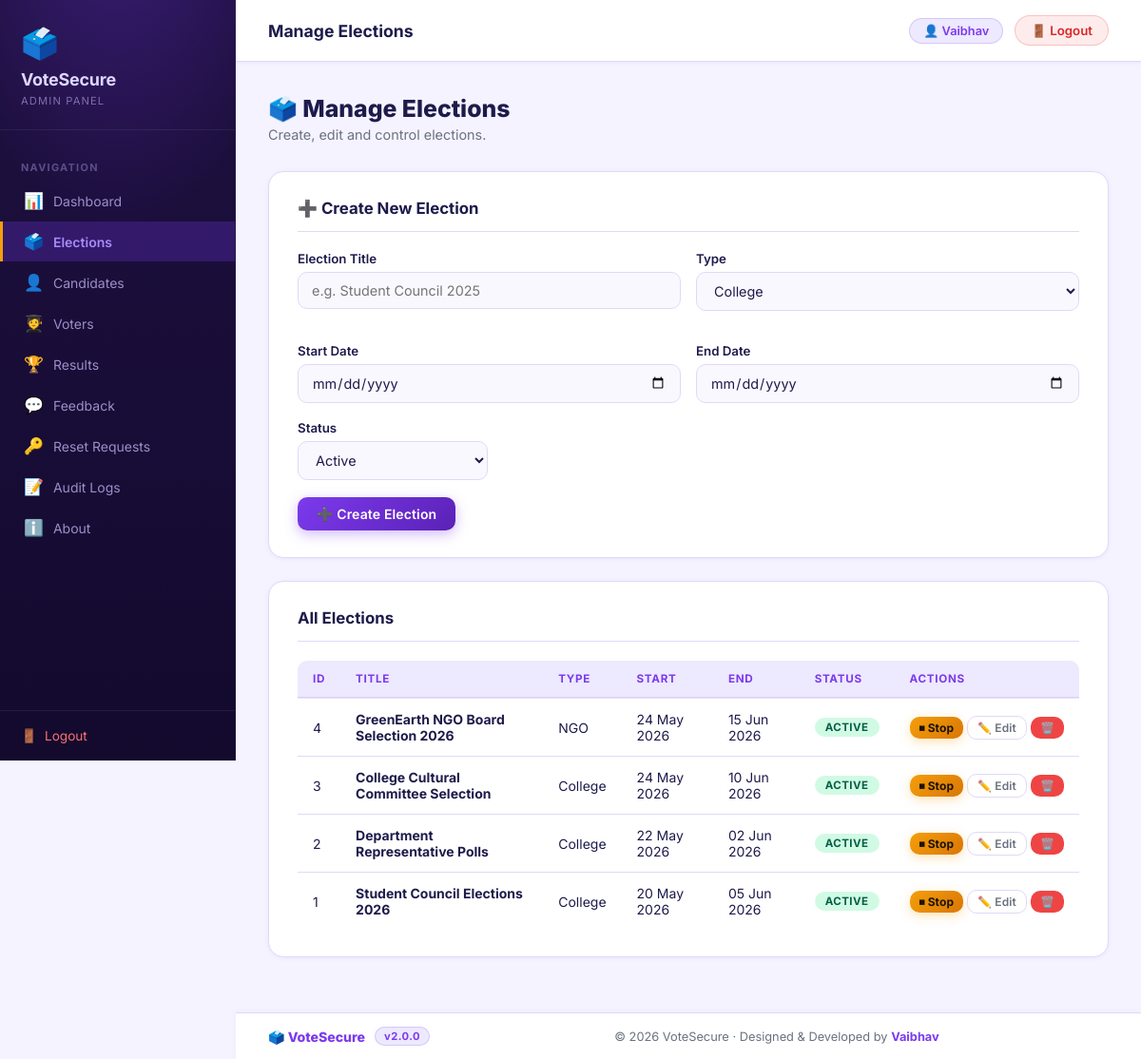
Page /admin/manage_elections.php (signed in) on the committed database.
### tables this page shows
CREATE TABLE `elections` (
    `id` int(11) NOT NULL,
    `title` varchar(255) NOT NULL,
    `type` varchar(100) NOT NULL,
    `start_date` date NOT NULL,
    `end_date` date NOT NULL,
    `status` varchar(20) DEFAULT 'Inactive',
    `winner_id` int(11) DEFAULT NULL
  );

### admin/manage_elections.php (the view, shortened to what this page needs)
<?php
include("../config/database.php");
$elections = $conn->query("SELECT * FROM elections ORDER BY id DESC")->fetch_all(MYSQLI_ASSOC);
$edit_data = null;
include("includes/header.php");
?>
<h1 class="page-title">🗳️ Manage Elections</h1>
<p class="page-subtitle">Create, edit and control elections.</p>
<div class="card">
    <div class="card-title"><?php echo $edit_data ? '✏️ Edit Election' : '➕ Create New Election'; ?></div>
    <form method="POST">
        <div class="form-grid">
            <div class="form-group">
                <label for="title">Election Title</label>
                <input type="text" id="title" name="title" placeholder="e.g. Student Council 2025" required
                       value="<?php echo htmlspecialchars($edit_data['title'] ?? ''); ?>">
            </div>
            <div class="form-group">
                <label for="type">Type</label>
                <select id="type" name="type">
                    <?php foreach(['College','School','Club','Organization'] as $t): ?>
                    <option <?php echo (($edit_data['type'] ?? '') === $t) ? 'selected' : ''; ?>><?php echo $t; ?></option>
                    <?php endforeach; ?>
                </select>
            </div>
            <div class="form-group">
                <label for="start">Start Date</label>
                <input type="date" id="start" name="start" required
                       value="<?php echo $edit_data['start_date'] ?? ''; ?>">
            </div>
            <div class="form-group">
                <label for="end">End Date</label>
                <input type="date" id="end" name="end" required
                       value="<?php echo $edit_data['end_date'] ?? ''; ?>">
            </div>
        </div>
        <div class="form-group" style="max-width:200px;">
            <label for="status">Status</label>
            <select id="status" name="status">
                <option <?php echo (($edit_data['status'] ?? '') === 'Active')   ? 'selected' : ''; ?>>Active</option>
            </select>
        </div>
        <?php if($edit_data): ?>
            <button name="update_election" class="btn btn-primary">💾 Update Election</button>
            <a href="manage_elections.php" class="btn btn-outline" style="margin-left:8px;">Cancel</a>
        <?php else: ?>
            <button name="create_election" class="btn btn-primary">➕ Create Election</button>
        <?php endif; ?>
    </form>
</div>
<div class="card">
    <div class="card-title">All Elections</div>
    <div class="table-wrap">
        <table class="data-table">
            <thead>
                <tr>
                    <th>ID</th><th>Title</th><th>Type</th>
                    <th>Start</th><th>End</th><th>Status</th><th>Actions</th>
                </tr>
            </thead>
            <tbody>
            <?php if(empty($elections)): ?>
                <tr><td colspan="7" style="text-align:center;color:#64748b;padding:24px;">No elections yet.</td></tr>
            <?php else: ?>
            <?php foreach($elections as $row): ?>
                <tr>
                    <td><?php echo $row['id']; ?></td>
                    <td><strong><?php echo htmlspecialchars($row['title']); ?></strong></td>
                    <td><?php echo htmlspecialchars($row['type']); ?></td>
                    <td><?php echo date('d M Y', strtotime($row['start_date'])); ?></td>
                    <td><?php echo date('d M Y', strtotime($row['end_date'])); ?></td>
                    <td>
                        <span class="badge <?php echo $row['status']==='Active' ? 'badge-success' : 'badge-danger'; ?>">
                            <?php echo $row['status']; ?>
                        </span>
                    </td>
                    <td style="white-space:nowrap;">
                        <?php if($row['status'] === 'Active'): ?>
                            <a href="?toggle=<?php echo $row['id']; ?>"
                               class="btn btn-warning btn-xs"
                               onclick="return confirm('Stop this election?')">⏹ Stop</a>
                        <?php else: ?>
                            <a href="?toggle=<?php echo $row['id']; ?>"
                               class="btn btn-success btn-xs"
                               onclick="return confirm('Start this election?')">▶ Start</a>
                        <?php endif; ?>
                        <a href="?edit=<?php echo $row['id']; ?>" class="btn btn-outline btn-xs">✏️ Edit</a>
                        <a href="?delete=<?php echo $row['id']; ?>"
                           class="btn btn-danger btn-xs"
                           onclick="return confirm('Delete this election and all its votes?')">🗑️</a>
                    </td>
                </tr>
            <?php endforeach; ?>
            <?php endif; ?>
            </tbody>
        </table>
    </div>
</div>
<?php include("includes/footer.php"); ?>

### assets/css/admin.css (style rules this page uses)
:root { --primary: #7c3aed; --primary-dark: #6d28d9; --primary-deeper: #5b21b6; --primary-light: #ede9fe; --primary-glow: rgba(124, 58, 237, .22); --accent: #f59e0b; --accent-dark: #d97706; --accent-light: #fef3c7; --success: #10b981; --success-dark: #059669; --danger: #ef4444; --danger-dark: #dc2626; --warning: #f59e0b; --sidebar-bg: #1e1040; --sidebar-w: 248px; --text-main: #1e1b4b; --text-muted: #6b7280; --bg-page: #f5f3ff; --bg-card: #ffffff; --border: #e0d9f7; --radius-sm: 10px; --radius-md: 16px; --radius-lg: 22px; --shadow-sm: 0 1px 4px rgba(124, 58, 237, .08); --shadow-md: 0 4px 18px rgba(124, 58, 237, .13); --shadow-lg: 0 12px 44px rgba(124, 58, 237, .18); --transition: 0.22s ease; }
*, *::before, *::after { box-sizing: border-box; margin: 0; padding: 0; }
body { font-family: 'Inter', Arial, sans-serif; background: var(--bg-page); color: var(--text-main); min-height: 100vh; display: flex; }
a { color: var(--primary); text-decoration: none; }
.page-title { font-size: 1.55rem; font-weight: 800; color: var(--text-main); margin-bottom: 4px; }
.page-subtitle { font-size: .9rem; color: var(--text-muted); margin-bottom: 30px; }
.card { background: var(--bg-card); border: 1px solid var(--border); border-radius: var(--radius-md); padding: 28px 30px; box-shadow: var(--shadow-sm); margin-bottom: 24px; }
.card-title { font-size: 1.05rem; font-weight: 700; color: var(--text-main); margin-bottom: 20px; padding-bottom: 14px; border-bottom: 1px solid var(--border); display: flex; align-items: center; gap: 8px; }
.form-grid { display: grid; grid-template-columns: 1fr 1fr; gap: 16px; }
.form-group { margin-bottom: 18px; }
.form-group label { display: block; font-size: .83rem; font-weight: 600; color: var(--text-main); margin-bottom: 6px; }
.form-group input, .form-group textarea, .form-group select { width: 100%; padding: 10px 14px; border: 1.5px solid var(--border); border-radius: var(--radius-sm); font-size: .9rem; font-family: inherit; color: var(--text-main); background: #faf8ff; transition: border-color var(--transition), box-shadow var(--transition); outline: none; }
.btn { display: inline-flex; align-items: center; gap: 6px; padding: 9px 20px; border-radius: var(--radius-sm); font-size: .875rem; font-weight: 600; cursor: pointer; border: none; text-decoration: none; transition: background var(--transition), transform var(--transition), box-shadow var(--transition); font-family: inherit; letter-spacing: .01em; }
.btn-primary { background: linear-gradient(135deg, var(--primary), var(--primary-deeper)); color: #fff; box-shadow: 0 4px 14px rgba(124, 58, 237, .35); }
.btn-danger { background: var(--danger); color: #fff; }
.btn-warning { background: linear-gradient(135deg, var(--accent), var(--accent-dark)); color: #1c1403; font-weight: 700; box-shadow: 0 3px 12px rgba(245, 158, 11, .3); }
.btn-outline { background: transparent; border: 1.5px solid var(--border); color: var(--text-muted); }
.btn-xs { padding: 4px 10px; font-size: .75rem; }
.table-wrap { overflow-x: auto; border-radius: var(--radius-sm); }
table.data-table { width: 100%; border-collapse: collapse; font-size: .875rem; }
table.data-table th { background: var(--primary-light); padding: 12px 16px; text-align: left; font-size: .73rem; font-weight: 700; color: var(--primary); text-transform: uppercase; letter-spacing: .06em; border-bottom: 2px solid rgba(124, 58, 237, .15); }
table.data-table td { padding: 13px 16px; border-bottom: 1px solid var(--border); color: var(--text-main); vertical-align: middle; }
table.data-table tr:last-child td { border-bottom: none; }
.badge { display: inline-block; padding: 3px 11px; border-radius: 50px; font-size: .72rem; font-weight: 700; text-transform: uppercase; letter-spacing: .04em; }
.badge-success { background: #d1fae5; color: #065f46; }

### rows in the picture
elections: id "4", title "GreenEarth NGO Board Selection 2026", type "NGO", start_date "24 May 2026", end_date "15 Jun 2026", status "ACTIVE"
elections: id "3", title "College Cultural Committee Selection", type "College", start_date "24 May 2026", end_date "10 Jun 2026", status "ACTIVE"
elections: id "2", title "Department Representative Polls", type "College", start_date "22 May 2026", end_date "02 Jun 2026", status "ACTIVE"
elections: id "1", title "Student Council Elections 2026", type "College", start_date "20 May 2026", end_date "05 Jun 2026", status "ACTIVE"

### other values in the picture
$item['icon'] "📊"
$item['label'] "Dashboard"
$item['icon'] "🗳️"
$item['label'] "Elections"
$item['icon'] "👤"
$item['label'] "Candidates"
$item['icon'] "🧑‍🎓"
$item['label'] "Voters"
$item['icon'] "🏆"
$item['label'] "Results"
$item['icon'] "💬"
$item['label'] "Feedback"
$item['icon'] "🔑"
$item['label'] "Reset Requests"
$item['icon'] "📝"
